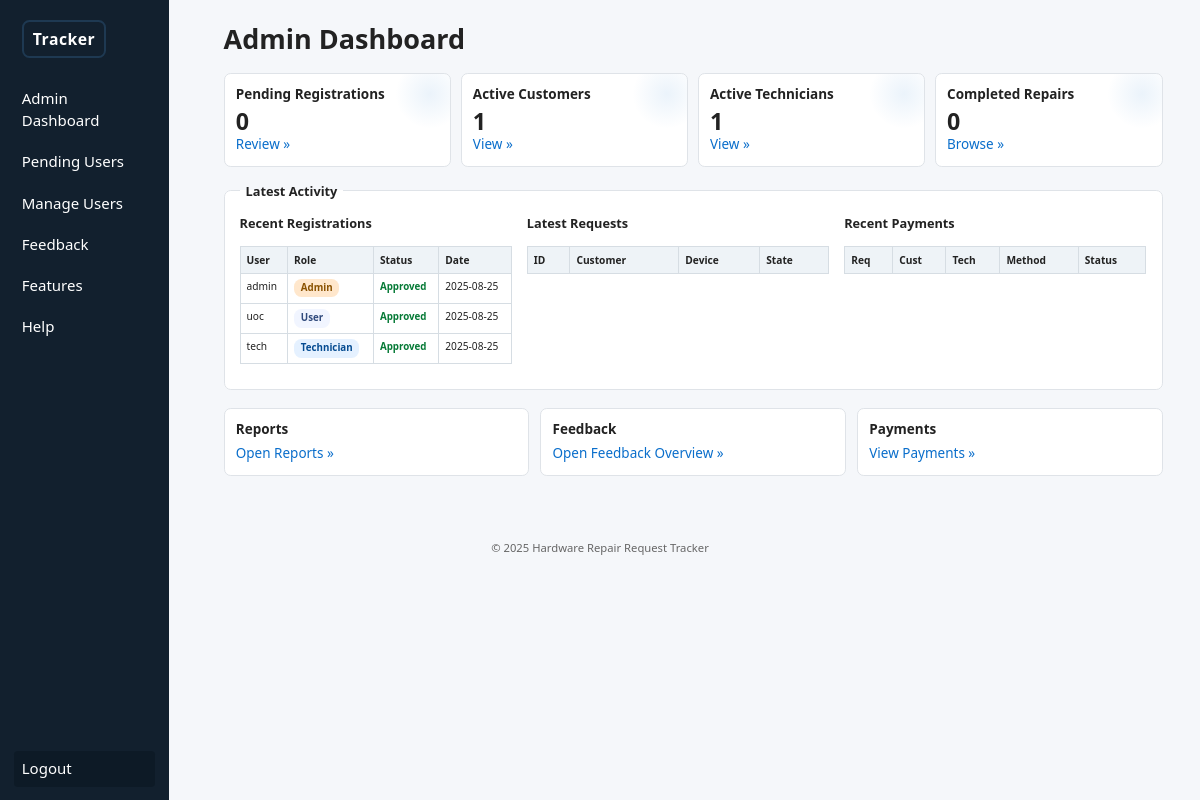
/admin/index.php (signed in), run on the app's committed database.
### tables this page shows
CREATE TABLE users (
  user_id INT AUTO_INCREMENT PRIMARY KEY,
  username VARCHAR(50) NOT NULL UNIQUE,
  password VARCHAR(255) NOT NULL,
  role ENUM('admin','user','technician') NOT NULL DEFAULT 'user',
  status ENUM('pending','approved','rejected') NOT NULL DEFAULT 'pending',
  is_disabled TINYINT(1) NOT NULL DEFAULT 0,
  created_at TIMESTAMP DEFAULT CURRENT_TIMESTAMP
);

### admin/index.php (the view, shortened to what this page needs)
<?php
require_once __DIR__ . '/../db.php';
$pendingTech = $mysqli->query("SELECT COUNT(*) c FROM users WHERE role='technician' AND status='pending'")->fetch_assoc()['c'];
$activeCustomers = $mysqli->query("SELECT COUNT(*) c FROM users WHERE role='user' AND status='approved' AND (is_disabled=0 OR is_disabled IS NULL)")->fetch_assoc()['c'];
$activeTechs = $mysqli->query("SELECT COUNT(*) c FROM users WHERE role='technician' AND status='approved' AND (is_disabled=0 OR is_disabled IS NULL)")->fetch_assoc()['c'];
$completedRepairs = $mysqli->query("SELECT COUNT(*) c FROM requests WHERE state='Completed'")->fetch_assoc()['c'];
$latestUsers = $mysqli->query("SELECT user_id,username,role,status,created_at FROM users ORDER BY created_at DESC LIMIT 5");
?>
<?php include __DIR__ . '/../partials/header.php'; ?>
<h1 style = "margin-bottom:1rem">Admin Dashboard</h1>
<div class="flex" style="margin-bottom:1rem;">
  <div class="card stat-card">
    <h3>Pending Registrations</h3>
    <p class="big-num"><?= $pendingTech ?></p>
    <p><a href="users_pending.php">Review &raquo;</a></p>
  </div>
  <div class="card stat-card">
    <h3>Active Customers</h3>
    <p class="big-num"><?= $activeCustomers ?></p>
    <p><a href="users_manage.php?filter=active_customers">View &raquo;</a></p>
  </div>
  <div class="card stat-card">
    <h3>Active Technicians</h3>
    <p class="big-num"><?= $activeTechs ?></p>
    <p><a href="users_manage.php?filter=active_techs">View &raquo;</a></p>
  </div>
  <div class="card stat-card">
    <h3>Completed Repairs</h3>
    <p class="big-num"><?= $completedRepairs ?></p>
    <p><a href="requests.php?state=Completed">Browse &raquo;</a></p>
  </div>
</div>
<fieldset style="border:1px solid #dfe3e8;padding:.75rem 1rem;border-radius:.45rem;background:#fff;">
  <legend style="padding:0 .4rem;font-weight:600;font-size:.85rem;">Latest Activity</legend>
  <div class="flex" style="gap:1rem;flex-wrap:wrap;">
    <div class="activity-block" style="flex:1 1 18rem;min-width:16rem;">
      <h3 style="font-size:.85rem;margin:.2rem 0 .4rem;">Recent Registrations</h3>
      <table class="table mini">
        <tr>
          <th>User</th>
          <th>Role</th>
          <th>Status</th>
          <th>Date</th>
        </tr>
        <?php while ($u = $latestUsers->fetch_assoc()): ?>
          <tr>
            <td><?= htmlspecialchars($u['username']) ?></td>
            <td><span class="role-badge role-<?= $u['role'] ?>"><?= $u['role'] ?></span></td>
            <td><span class="status-text status-<?= $u['status'] ?>"><?= $u['status'] ?></span></td>
            <td><?= substr($u['created_at'], 0, 10) ?></td>
          </tr>
        <?php endwhile; ?>
      </table>
    </div>
    <div class="activity-block" style="flex:1 1 20rem;min-width:18rem;">
      <h3 style="font-size:.85rem;margin:.2rem 0 .4rem;">Latest Requests</h3>
      <table class="table mini">
        <tr>
          <th>ID</th>
          <th>Customer</th>
          <th>Device</th>
          <th>State</th>
        </tr>
      </table>
    </div>
    <div class="activity-block" style="flex:1 1 20rem;min-width:18rem;">
      <h3 style="font-size:.85rem;margin:.2rem 0 .4rem;">Recent Payments</h3>
      <table class="table mini">
        <tr>
          <th>Req</th>
          <th>Cust</th>
          <th>Tech</th>
          <th>Method</th>
          <th>Status</th>
        </tr>
      </table>
    </div>
  </div>
</fieldset>
<div style="margin-top:1.2rem;display:flex;gap:.75rem;flex-wrap:wrap;">
  <div class="card" style="flex:1 1 15rem;">
    <h3>Reports</h3>
    <p><a href="reports.php">Open Reports &raquo;</a></p>
  </div>
  <div class="card" style="flex:1 1 15rem;">
    <h3>Feedback</h3>
    <p><a href="feedback.php">Open Feedback Overview &raquo;</a></p>
  </div>
  <div class="card" style="flex:1 1 15rem;">
    <h3>Payments</h3>
    <p><a href="payments.php">View Payments &raquo;</a></p>
  </div>
</div>
<?php include __DIR__ . '/../partials/footer.php'; ?>

### assets/css/style.css (style rules this page uses)
* { box-sizing: border-box; font-family: system-ui, -apple-system, Segoe UI, Roboto, sans-serif; margin: 0; padding: 0 }
html { font-size: 15px; }
html, body { -ms-overflow-style: none; scrollbar-width: none; }
body { background: #f5f7fa; color: #222; line-height: 1.45; font-size: .9rem; }
a { color: #0a6ecb; text-decoration: none }
.table { width: 100%; border-collapse: collapse; margin: .9rem 0; background: #fff }
.table th, .table td { padding: .5rem .55rem; border: 1px solid #d6dde3; font-size: .82rem; text-align: left; vertical-align: top }
.table th { background: #eef3f7; font-weight: 600 }
.flex { display: flex; gap: .625rem; flex-wrap: wrap }
.card { background: #fff; border: 1px solid #dfe3e8; border-radius: .45rem; padding: .75rem; flex: 1 1 12.5rem; min-width: 12.5rem }
.card h3 { font-size: .9rem; margin-bottom: .3rem }
.big-num { font-size: 1.55rem; font-weight: 700; line-height: 1.1; }
.role-badge { display: inline-block; padding: .15rem .45rem; border-radius: .5rem; font-size: .65rem; font-weight: 600; background: #e5e9ef; color: #123; text-transform: capitalize; }
.role-technician { background: #e5f1ff; color: #054b91; }
.role-user { background: #f1f5ff; color: #314b7d; }
.role-admin { background: #ffe7cc; color: #8a5200; }
.status-text { font-size: .65rem; font-weight: 600; text-transform: capitalize; }
.status-approved { color: #067a36; }
.table.mini th, .table.mini td { font-size: .68rem; padding: .35rem .4rem; }
.stat-card { position: relative; overflow: hidden; }
.stat-card:after { content: ""; position: absolute; right: -15px; top: -15px; width: 70px; height: 70px; background: radial-gradient(circle at center, #0a6ecb15, #0a6ecb00 70%); border-radius: 50%; }

### data on the page
users: username "admin", role "Admin", status "Approved", created_at "2025-08-25"
users: username "uoc", role "User", status "Approved", created_at "2025-08-25"
users: username "tech", role "Technician", status "Approved", created_at "2025-08-25"

### other printed values
$pendingTech "0"
$activeCustomers "1"
$activeTechs "1"
$completedRepairs "0"
